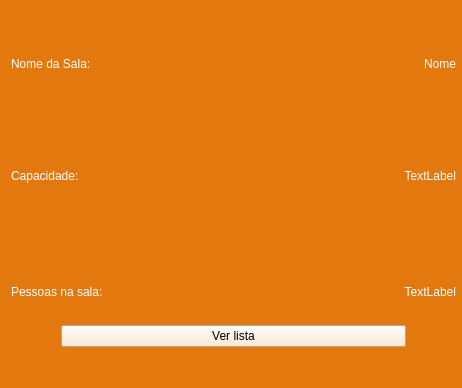
<?xml version="1.0" encoding="UTF-8"?>
<ui version="4.0">
 <class>Form</class>
 <widget class="QWidget" name="Form">
  <property name="geometry">
   <rect>
    <x>0</x>
    <y>0</y>
    <width>462</width>
    <height>388</height>
   </rect>
  </property>
  <property name="minimumSize">
   <size>
    <width>462</width>
    <height>388</height>
   </size>
  </property>
  <property name="maximumSize">
   <size>
    <width>462</width>
    <height>388</height>
   </size>
  </property>
  <property name="windowTitle">
   <string>Form</string>
  </property>
  <property name="styleSheet">
   <string notr="true">background-color: rgb(226, 120, 14);
color: rgb(255, 255, 255);
font: 14pt &quot;Arial&quot;;</string>
  </property>
  <widget class="QFrame" name="verticalFrame">
   <property name="geometry">
    <rect>
     <x>10</x>
     <y>10</y>
     <width>447</width>
     <height>388</height>
    </rect>
   </property>
   <property name="minimumSize">
    <size>
     <width>447</width>
     <height>388</height>
    </size>
   </property>
   <property name="maximumSize">
    <size>
     <width>462</width>
     <height>388</height>
    </size>
   </property>
   <layout class="QVBoxLayout" name="verticalLayout">
    <property name="leftMargin">
     <number>1</number>
    </property>
    <property name="topMargin">
     <number>1</number>
    </property>
    <property name="rightMargin">
     <number>1</number>
    </property>
    <property name="bottomMargin">
     <number>1</number>
    </property>
    <item>
     <layout class="QVBoxLayout" name="verticalLayout_2">
      <property name="leftMargin">
       <number>0</number>
      </property>
      <property name="rightMargin">
       <number>0</number>
      </property>
      <property name="bottomMargin">
       <number>0</number>
      </property>
      <item>
       <layout class="QHBoxLayout" name="horizontalLayout_2">
        <property name="leftMargin">
         <number>0</number>
        </property>
        <property name="topMargin">
         <number>0</number>
        </property>
        <property name="rightMargin">
         <number>0</number>
        </property>
        <property name="bottomMargin">
         <number>0</number>
        </property>
        <item>
         <widget class="QLabel" name="label_5">
          <property name="styleSheet">
           <string notr="true">font: 14pt &quot;Arial&quot;;</string>
          </property>
          <property name="text">
           <string>Nome da Sala:</string>
          </property>
          <property name="alignment">
           <set>Qt::AlignLeading|Qt::AlignLeft|Qt::AlignVCenter</set>
          </property>
         </widget>
        </item>
        <item>
         <widget class="QLabel" name="lblNome">
          <property name="styleSheet">
           <string notr="true">font: 14pt &quot;Arial&quot;;</string>
          </property>
          <property name="text">
           <string>Nome</string>
          </property>
          <property name="alignment">
           <set>Qt::AlignRight|Qt::AlignTrailing|Qt::AlignVCenter</set>
          </property>
         </widget>
        </item>
       </layout>
      </item>
      <item>
       <layout class="QHBoxLayout" name="horizontalLayout">
        <property name="leftMargin">
         <number>0</number>
        </property>
        <property name="topMargin">
         <number>0</number>
        </property>
        <property name="rightMargin">
         <number>0</number>
        </property>
        <property name="bottomMargin">
         <number>0</number>
        </property>
        <item>
         <widget class="QLabel" name="label_6">
          <property name="styleSheet">
           <string notr="true">font: 14pt &quot;Arial&quot;;</string>
          </property>
          <property name="text">
           <string>Capacidade:</string>
          </property>
          <property name="alignment">
           <set>Qt::AlignLeading|Qt::AlignLeft|Qt::AlignVCenter</set>
          </property>
         </widget>
        </item>
        <item>
         <widget class="QLabel" name="lblCapacidade">
          <property name="styleSheet">
           <string notr="true">font: 14pt &quot;Arial&quot;;</string>
          </property>
          <property name="text">
           <string>TextLabel</string>
          </property>
          <property name="alignment">
           <set>Qt::AlignRight|Qt::AlignTrailing|Qt::AlignVCenter</set>
          </property>
         </widget>
        </item>
       </layout>
      </item>
      <item>
       <layout class="QVBoxLayout" name="verticalLayout_3">
        <property name="leftMargin">
         <number>0</number>
        </property>
        <property name="topMargin">
         <number>0</number>
        </property>
        <property name="rightMargin">
         <number>0</number>
        </property>
        <property name="bottomMargin">
         <number>0</number>
        </property>
        <item>
         <layout class="QHBoxLayout" name="horizontalLayout_3">
          <property name="leftMargin">
           <number>0</number>
          </property>
          <property name="topMargin">
           <number>50</number>
          </property>
          <property name="rightMargin">
           <number>0</number>
          </property>
          <property name="bottomMargin">
           <number>0</number>
          </property>
          <item>
           <widget class="QLabel" name="label_7">
            <property name="styleSheet">
             <string notr="true">font: 14pt &quot;Arial&quot;;</string>
            </property>
            <property name="text">
             <string>Pessoas na sala:</string>
            </property>
            <property name="alignment">
             <set>Qt::AlignLeading|Qt::AlignLeft|Qt::AlignVCenter</set>
            </property>
           </widget>
          </item>
          <item>
           <widget class="QLabel" name="lblPessoasQtd">
            <property name="styleSheet">
             <string notr="true">font: 14pt &quot;Arial&quot;;</string>
            </property>
            <property name="text">
             <string>TextLabel</string>
            </property>
            <property name="alignment">
             <set>Qt::AlignRight|Qt::AlignTrailing|Qt::AlignVCenter</set>
            </property>
           </widget>
          </item>
         </layout>
        </item>
        <item>
         <layout class="QHBoxLayout" name="horizontalLayout_4">
          <property name="leftMargin">
           <number>50</number>
          </property>
          <property name="topMargin">
           <number>20</number>
          </property>
          <property name="rightMargin">
           <number>50</number>
          </property>
          <property name="bottomMargin">
           <number>50</number>
          </property>
          <item>
           <widget class="QPushButton" name="btnVerPessoas">
            <property name="styleSheet">
             <string notr="true">background-color: rgb(254, 230, 204);
color: rgb(0, 0, 0);</string>
            </property>
            <property name="text">
             <string>Ver lista</string>
            </property>
           </widget>
          </item>
         </layout>
        </item>
       </layout>
      </item>
     </layout>
    </item>
   </layout>
  </widget>
 </widget>
 <resources/>
 <connections/>
</ui>
